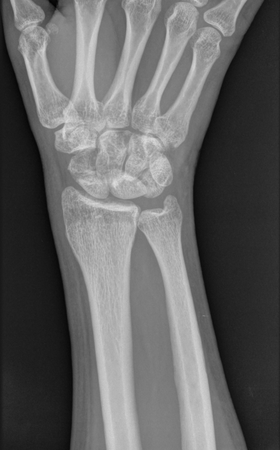
#> input picture images/example1.png, 280 x 450 px
$ jupyter execute '1_Obraz jako macierz.ipynb'
#> lines starting #> are read from the running program, lines starting #| are printed output that depends on the picture; long printed decimals are rounded
# Temat: Obraz jako macierz
Opracowanie: A.Florkowska
\
Repozytorium: https://github.com/aflorkowska/Image-Processing/tree/main

[cell 1]
import numpy as np
import matplotlib.pyplot as plt
from skimage import io, color
from IPython.display import Image

# Co znaczy określenie 'obraz'?
Obraz można zdefiniować jako dwuwymiarową funkcję F(x,y), gdzie x,y są współrzędnymi przestrzennymi, a amplituda funkcji F dla określonych wartości x,y (czyli wartość funkcji F) jest rozumiana jako intensywność obrazu w tym punkcie. Jeśli wartości te są skończone, możemy mówić o obrazach cyfrowych.

Przede wszystkim, jeśli wchodzisz do świata technik cyfrowego przetwarzania obrazów, musisz zacząć myśleć o obrazach 2D, jak o macierzy 2D. Podstawową jednostką obrazu 2D jest piksel, który zawiera informacje o intensywności i kolorze obrazu w danym punkcie. Z serii obrazów 2D (płaszczyzn) możemy skonstruować objętość, czyli obraz 3D, którego najmniejszy element to woksel.

Innymi słowy, obraz 2D to dwuwymiarowa tablica pikseli ułożonych w kolumnach i wierszach. Liczba kolumn i wierszy określa rozmiar obrazu, odpowiednio szerokość i wysokość.
W przypadku obrazu 3D chodzi o trójwymiarową tablicę wokseli ułożoną w kolumnach, rzędach i tubach (szerokość, wysokość i głębokość).

Istnieją różne rodzaje obrazów:
- obraz w skali szarości - piksel / woksel składa się tylko z 1 warstwy (kanału), zawierającej odcienie szarości (w zakresie od czerni do bieli - od najciemniejszego do najjaśniejszego)
- Obraz RGB - piksel / woksel składa się z 3 warstw (kanałów), z których każda odpowiada za jedną składową koloru: R (czerwony), G (zielony) i B (niebieski).

[cell 2]
Image(filename=".././images/1_1.png", width=600)

[cell 3]
image = io.imread(".././images/example1.png")
#> image is the input picture: shape (450, 280, 4); mean R, G, B, A 99.6, 99.6, 99.6, 255

print(f"Image shape: {image.shape} - it is a RGBA image (with 4 channels, RGB + 1 alpha channel)")
#| Image shape: (450, 280, 4) - it is a RGBA image (with 4 channels, RGB + 1 alpha channel)
print(f"Image type: {image.dtype}")
#| Image type: uint8
print(f"Minimum value {np.min(image)} and maximum value {np.max(image)}")
#| Minimum value 2 and maximum value 255

plt.figure(figsize=(2, 2), dpi=200)
#> (this line was passed over: IPython is not available in this run)
plt.imshow(image, cmap='gray')
#> (this line was passed over: IPython is not available in this run)
plt.axis('off')
#> (this line was passed over: IPython is not available in this run)
plt.show()

# Normalizacja vs standaryzacja danych
Celem tych dwóch metod jest umieszczenie wszystkich cech w tej samej skali (= usunięcie wpływu skali).

Normalizacja to proces zmiany zakresu wartości intesywności pikseli do zakresu [0, 1]. Jest to ważny krok we wstępnym przetwarzaniu danych przed szkoleniem modelów DL lub algorytmów opartych na odległości (takich jak KNN), ponieważ lepiej radzą sobie one z małymi wartościami zmiennoprzecinkowymi. Wpływa to również pozytywnie na szybkość uczenia i wydajność modelu (jest lepsza).

Standaryzacja to technika skalowania danych, która zakłada, że rozkład danych jest gaussowski i przesuwa rozkład danych tak, aby średnia wynosiła 0, a odchylenie standardowe 1. Jest ona preferowana w przypadku algorytmów, które są wrażliwe na skalę cech lub zakładają normalność, takich jak regresja logistyczna i maszyny wektorów nośnych.

[cell 4]
# Converting image: To remove 4th channel - alpha -> converting from BGRA to RGB
image = image[:,:,0:3]
#> image: shape (450, 280, 3)
image = color.rgb2gray(image)
#> image: shape (450, 280) float64

normalize = lambda image: (image - np.min(image)) / (np.max(image) - np.min(image))
normalized_image = normalize(image)
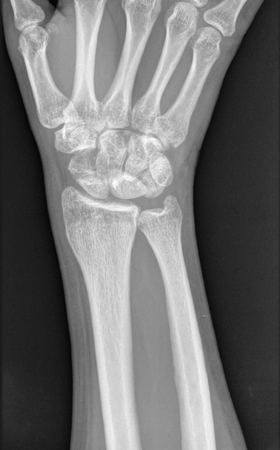
#> normalized_image: shape (450, 280) float64; min 0, max 1, mean 0.448

mean = np.mean(image, keepdims=True)
#> mean = [0.391]
std = np.std(image,  keepdims=True)
#> std = [0.236]
standardized_image = (image - mean) / std

print(f"Normalized image shape: {normalized_image.shape}")
#| Normalized image shape: (450, 280)
print(f"Normalized image type: {normalized_image.dtype}")
#| Normalized image type: float64
print(f"Normalized image mean {np.mean(normalized_image)} and std {np.std(normalized_image)}")
#| Normalized image mean 0.4479 and std 0.276
print(f"Normalized image: minimum value {np.min(normalized_image)} and maximum value {np.max(normalized_image)}")
#| Normalized image: minimum value 0.0 and maximum value 1.0
print(f"\n")
print(f"Standardized image shape: {standardized_image.shape}")
#| Standardized image shape: (450, 280)
print(f"Standardized image type: {standardized_image.dtype}")
#| Standardized image type: float64
print(f"Standardized image mean {np.mean(standardized_image)} and std {np.std(standardized_image)}")
#| Standardized image mean -5.018912974813406e-17 and std 1
print(f"Standardized image minimum value {np.min(standardized_image)} and maximum value {np.max(standardized_image)}")
#| Standardized image minimum value -1.623 and maximum value 2.001

plt.figure(figsize=(4, 2),dpi=200)
#> (this line was passed over: IPython is not available in this run)
plt.subplot(1, 2, 1)
#> (this line was passed over: IPython is not available in this run)
plt.imshow(normalized_image, cmap='gray')
#> (this line was passed over: IPython is not available in this run)
plt.title("Normalized image", fontsize=8)
#> (this line was passed over: IPython is not available in this run)
plt.axis('off')

plt.subplot(1, 2, 2)
plt.imshow(standardized_image, cmap='gray')
plt.title("Standardized image", fontsize=8)
plt.axis('off')
plt.show()


$ run again, with images/2_1.png copied over images/example1.png
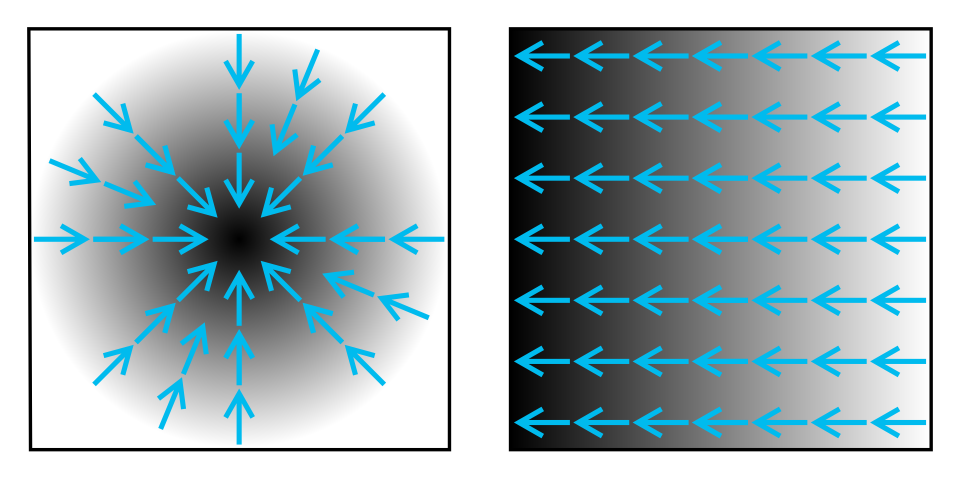
#> input picture images/2_1.png, 1920 x 957 px (shown at 1/2 size)
#> image is the input picture: shape (957, 1920, 4); mean R, G, B, A 107.6, 124.2, 128.7, 199.5
#| Image shape: (957, 1920, 4) - it is a RGBA image (with 4 channels, RGB + 1 alpha channel)
#| Image type: uint8
#| Minimum value 0 and maximum value 255
#> `image = image[:,:,0:3]`:
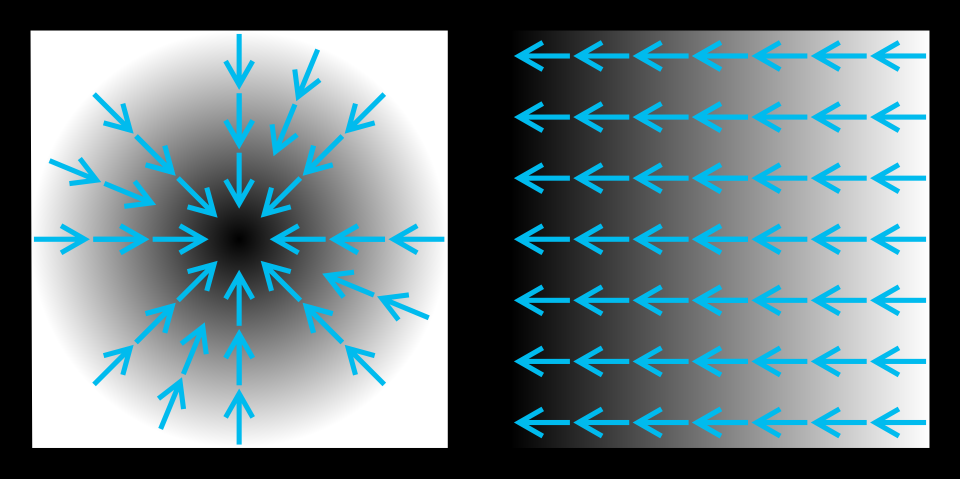
#> image: shape (957, 1920, 3) (shown at 1/2 size); mean R, G, B 107.6, 124.2, 128.7
#> `image = color.rgb2gray(image)`:
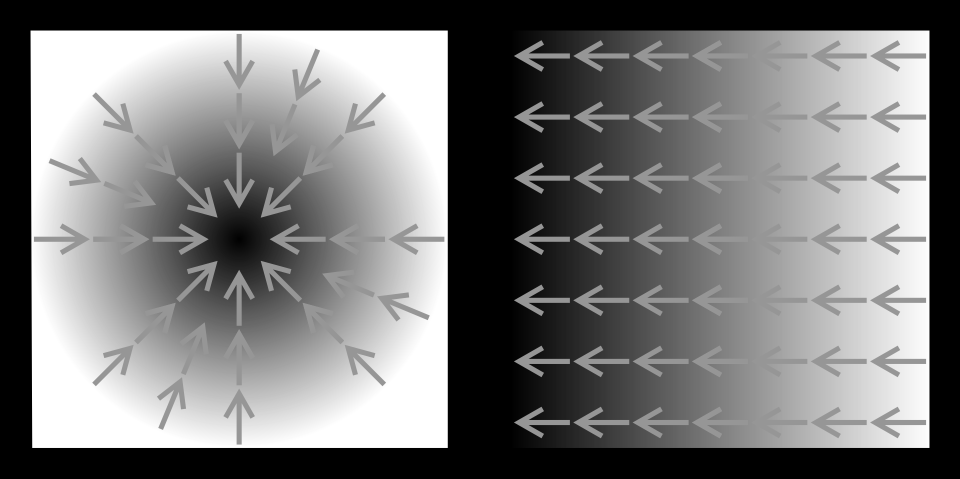
#> image: shape (957, 1920) float64 (shown at 1/2 size); min 0, max 1, mean 0.474
#> mean = [0.474]
#> std = [0.36]
#| Normalized image shape: (957, 1920)
#| Normalized image type: float64
#| Normalized image mean 0.4744 and std 0.3603
#| Normalized image: minimum value 0.0 and maximum value 1.0
#| Standardized image shape: (957, 1920)
#| Standardized image type: float64
#| Standardized image mean -2.2719548290761823e-16 and std 1
#| Standardized image minimum value -1.317 and maximum value 1.459
